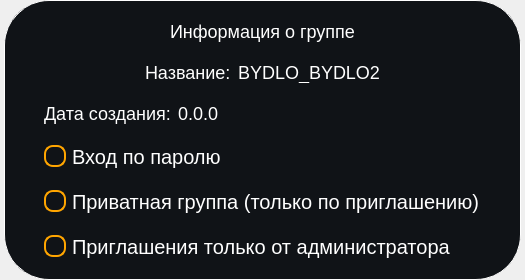
<?xml version="1.0" encoding="UTF-8"?>
<ui version="4.0">
 <class>GroupInfo</class>
 <widget class="QWidget" name="GroupInfo">
  <property name="geometry">
   <rect>
    <x>0</x>
    <y>0</y>
    <width>525</width>
    <height>280</height>
   </rect>
  </property>
  <property name="sizePolicy">
   <sizepolicy hsizetype="Fixed" vsizetype="Fixed">
    <horstretch>0</horstretch>
    <verstretch>0</verstretch>
   </sizepolicy>
  </property>
  <property name="windowTitle">
   <string>Form</string>
  </property>
  <layout class="QHBoxLayout" name="horizontalLayout">
   <property name="spacing">
    <number>0</number>
   </property>
   <property name="leftMargin">
    <number>0</number>
   </property>
   <property name="topMargin">
    <number>0</number>
   </property>
   <property name="rightMargin">
    <number>0</number>
   </property>
   <property name="bottomMargin">
    <number>0</number>
   </property>
   <item alignment="Qt::AlignHCenter">
    <widget class="QFrame" name="Wrapper">
     <property name="sizePolicy">
      <sizepolicy hsizetype="Fixed" vsizetype="Fixed">
       <horstretch>0</horstretch>
       <verstretch>0</verstretch>
      </sizepolicy>
     </property>
     <property name="minimumSize">
      <size>
       <width>400</width>
       <height>0</height>
      </size>
     </property>
     <property name="styleSheet">
      <string notr="true">QFrame {
background-color:rgba(16,19,23,255);
border:1px solid white;
border-radius:45px;
}</string>
     </property>
     <layout class="QVBoxLayout" name="verticalLayout" stretch="0,0">
      <property name="spacing">
       <number>20</number>
      </property>
      <property name="leftMargin">
       <number>30</number>
      </property>
      <property name="topMargin">
       <number>20</number>
      </property>
      <property name="rightMargin">
       <number>30</number>
      </property>
      <property name="bottomMargin">
       <number>20</number>
      </property>
      <item alignment="Qt::AlignHCenter">
       <widget class="QLabel" name="label_2">
        <property name="sizePolicy">
         <sizepolicy hsizetype="Preferred" vsizetype="Fixed">
          <horstretch>0</horstretch>
          <verstretch>0</verstretch>
         </sizepolicy>
        </property>
        <property name="styleSheet">
         <string notr="true">color:white;
font-size:18px;
border:none;</string>
        </property>
        <property name="text">
         <string>Информация о группе</string>
        </property>
       </widget>
      </item>
      <item>
       <widget class="QFrame" name="FriendsList">
        <property name="sizePolicy">
         <sizepolicy hsizetype="Preferred" vsizetype="Fixed">
          <horstretch>0</horstretch>
          <verstretch>0</verstretch>
         </sizepolicy>
        </property>
        <property name="styleSheet">
         <string notr="true">border:none;</string>
        </property>
        <layout class="QVBoxLayout" name="verticalLayout_4" stretch="0,0,0,0,0">
         <property name="spacing">
          <number>20</number>
         </property>
         <property name="topMargin">
          <number>0</number>
         </property>
         <property name="bottomMargin">
          <number>0</number>
         </property>
         <item alignment="Qt::AlignHCenter">
          <widget class="QFrame" name="change_name">
           <property name="sizePolicy">
            <sizepolicy hsizetype="Preferred" vsizetype="Fixed">
             <horstretch>0</horstretch>
             <verstretch>0</verstretch>
            </sizepolicy>
           </property>
           <layout class="QHBoxLayout" name="horizontalLayout_3" stretch="1,3">
            <property name="spacing">
             <number>7</number>
            </property>
            <property name="leftMargin">
             <number>11</number>
            </property>
            <property name="topMargin">
             <number>0</number>
            </property>
            <property name="rightMargin">
             <number>11</number>
            </property>
            <property name="bottomMargin">
             <number>0</number>
            </property>
            <item>
             <widget class="QLabel" name="label_3">
              <property name="styleSheet">
               <string notr="true">color:white;
font-size:18px;
border:none;</string>
              </property>
              <property name="text">
               <string>Название:</string>
              </property>
             </widget>
            </item>
            <item>
             <widget class="QLabel" name="group_name_label">
              <property name="styleSheet">
               <string notr="true">color:white;
font-size:18px;
border:none;
</string>
              </property>
              <property name="text">
               <string>BYDLO_BYDLO2</string>
              </property>
              <property name="alignment">
               <set>Qt::AlignCenter</set>
              </property>
             </widget>
            </item>
           </layout>
          </widget>
         </item>
         <item alignment="Qt::AlignLeft">
          <widget class="QFrame" name="date_of_creation">
           <property name="sizePolicy">
            <sizepolicy hsizetype="Preferred" vsizetype="Fixed">
             <horstretch>0</horstretch>
             <verstretch>0</verstretch>
            </sizepolicy>
           </property>
           <layout class="QHBoxLayout" name="horizontalLayout_4" stretch="1,3">
            <property name="spacing">
             <number>7</number>
            </property>
            <property name="leftMargin">
             <number>0</number>
            </property>
            <property name="topMargin">
             <number>0</number>
            </property>
            <property name="rightMargin">
             <number>0</number>
            </property>
            <property name="bottomMargin">
             <number>0</number>
            </property>
            <item>
             <widget class="QLabel" name="label_4">
              <property name="styleSheet">
               <string notr="true">color:white;
font-size:18px;
border:none;</string>
              </property>
              <property name="text">
               <string>Дата создания:</string>
              </property>
             </widget>
            </item>
            <item>
             <widget class="QLabel" name="dat_of_creation_label">
              <property name="styleSheet">
               <string notr="true">color:white;
font-size:18px;
border:none;
</string>
              </property>
              <property name="text">
               <string>0.0.0</string>
              </property>
              <property name="alignment">
               <set>Qt::AlignCenter</set>
              </property>
             </widget>
            </item>
           </layout>
          </widget>
         </item>
         <item>
          <widget class="QCheckBox" name="is_password">
           <property name="styleSheet">
            <string notr="true">QCheckBox {
color:white;
font-size:20px;
}

QCheckBox::indicator {
    width: 18px;
    height: 18px;
    border-radius: 9px;
    border: 2px solid orange;
    background: transparent;
}

QCheckBox::indicator:hover {
    border: 2px solid #rgb(255, 170, 0);
}

QCheckBox::indicator:checked {
    background: orange;
}</string>
           </property>
           <property name="text">
            <string>Вход по паролю</string>
           </property>
          </widget>
         </item>
         <item>
          <widget class="QCheckBox" name="is_private">
           <property name="styleSheet">
            <string notr="true">QCheckBox {
color:white;
font-size:20px;
}

QCheckBox::indicator {
    width: 18px;
    height: 18px;
    border-radius: 9px;
    border: 2px solid orange;
    background: transparent;
}

QCheckBox::indicator:hover {
    border: 2px solid #rgb(255, 170, 0);
}

QCheckBox::indicator:checked {
    background: orange;
}</string>
           </property>
           <property name="text">
            <string>Приватная группа (только по приглашению)</string>
           </property>
          </widget>
         </item>
         <item>
          <widget class="QCheckBox" name="is_inviteGromAdmin">
           <property name="styleSheet">
            <string notr="true">QCheckBox {
color:white;
font-size:20px;
}

QCheckBox::indicator {
    width: 18px;
    height: 18px;
    border-radius: 9px;
    border: 2px solid orange;
    background: transparent;
}

QCheckBox::indicator:hover {
    border: 2px solid #rgb(255, 170, 0);
}

QCheckBox::indicator:checked {
    background: orange;
}</string>
           </property>
           <property name="text">
            <string>Приглашения только от администратора</string>
           </property>
          </widget>
         </item>
        </layout>
       </widget>
      </item>
     </layout>
    </widget>
   </item>
  </layout>
 </widget>
 <resources/>
 <connections/>
</ui>
